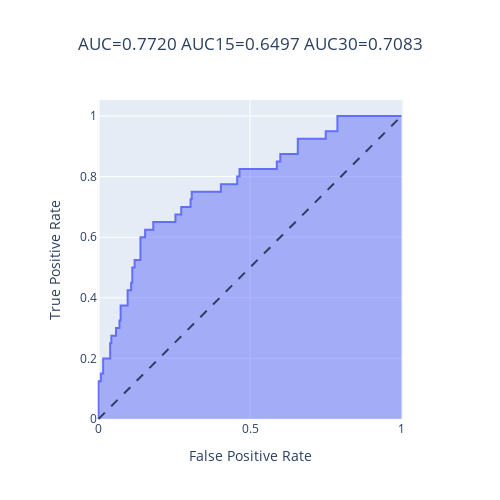

The cell this chart's notebook holds for it:
### Code cell
roc(chembl5567["true_label"],chembl5567["predicted_probability_class_1"])

### Figure 1 — Plotly figure (JSON) as saved in the notebook; plotly's stock layout.template omitted (floating-point values rounded to 4 significant figures)
{"data": [{"fillpattern": {"shape": ""}, "hovertemplate": "False Positive Rate=%{x}<br>True Positive Rate=%{y}<extra></extra>", "legendgroup": "", "line": {"color": "#636efa"}, "marker": {"symbol": "circle"}, "mode": "lines", "name": "", "orientation": "v", "showlegend": false, "stackgroup": "1", "type": "scatter", "x": [0, 0, 0, 0.007692, 0.007692, 0.01538, 0.01538, 0.03846, 0.03846, 0.04231, 0.04231, 0.05769, 0.05769, 0.06923, 0.06923, 0.07308, 0.07308, 0.09615, 0.09615, 0.1077, 0.1077, 0.1115, 0.1115, 0.1192, 0.1192, 0.1385, 0.1385, 0.1538, 0.1538, 0.1808, 0.1808, 0.2538, 0.2538, 0.2731, 0.2731, 0.3038, 0.3038, 0.3077, 0.3077, 0.4038, 0.4038, 0.4577, 0.4577, 0.4654, 0.4654, 0.5885, 0.5885, 0.6, 0.6, 0.6577, 0.6577, 0.75, 0.75, 0.7885, 0.7885, 1], "xaxis": "x", "y": [0, 0.025, 0.125, 0.125, 0.15, 0.15, 0.2, 0.2, 0.25, 0.25, 0.275, 0.275, 0.3, 0.3, 0.325, 0.325, 0.375, 0.375, 0.425, 0.425, 0.45, 0.45, 0.5, 0.5, 0.525, 0.525, 0.6, 0.6, 0.625, 0.625, 0.65, 0.65, 0.675, 0.675, 0.7, 0.7, 0.725, 0.725, 0.75, 0.75, 0.775, 0.775, 0.8, 0.8, 0.825, 0.825, 0.85, 0.85, 0.875, 0.875, 0.925, 0.925, 0.95, 0.95, 1, 1], "yaxis": "y"}], "layout": {"height": 500, "legend": {"tracegroupgap": 0}, "shapes": [{"line": {"dash": "dash"}, "type": "line", "x0": 0, "x1": 1, "y0": 0, "y1": 1}], "title": {"text": "AUC=0.7720 AUC15=0.6497 AUC30=0.7083", "x": 0.5}, "width": 500, "xaxis": {"anchor": "y", "constrain": "domain", "domain": [0, 1], "title": {"text": "False Positive Rate"}}, "yaxis": {"anchor": "x", "domain": [0, 1], "scaleanchor": "x", "scaleratio": 1, "title": {"text": "True Positive Rate"}}}}
